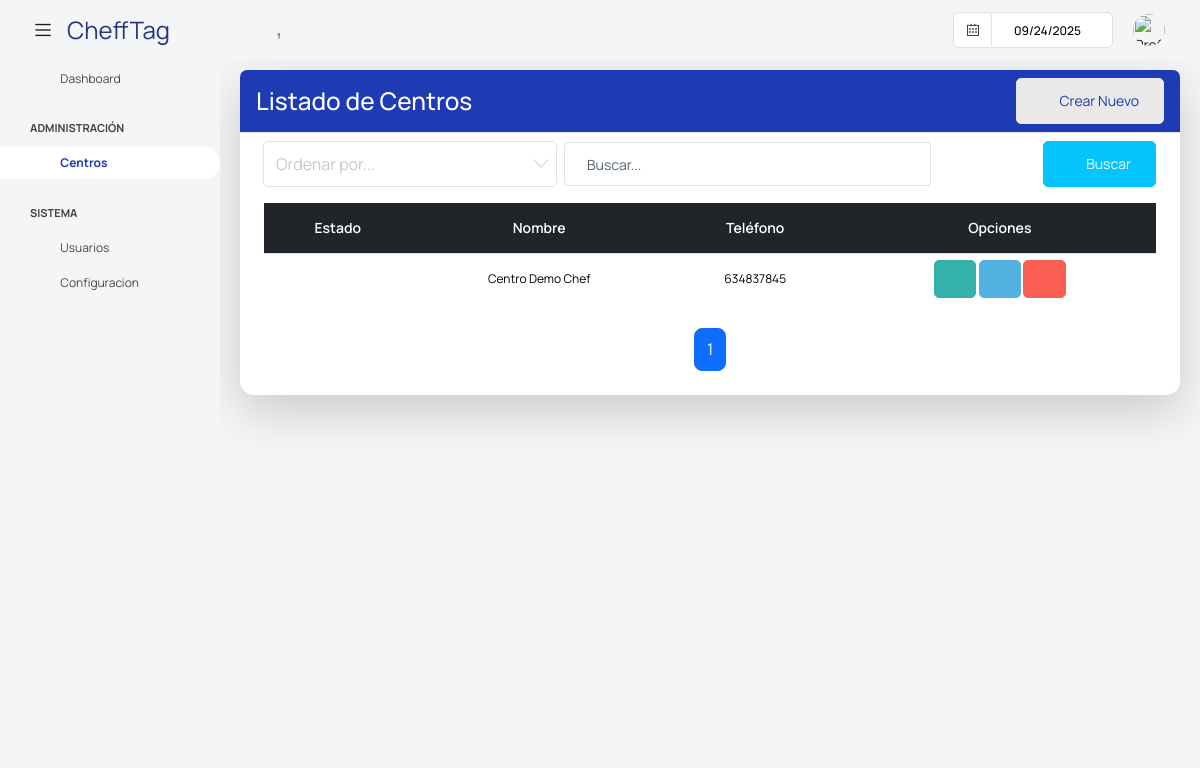
Page /super/listado_centros/ on the committed database.
### app/super/models.py (models this page shows, shortened)
class Centros(models.Model):
    nombre = models.CharField('Nombre', max_length=255, null=False, blank =False)
    direccion = models.CharField('Dirección', max_length=255, null=True, blank =True)
    ciudad = models.CharField('Ciudad', max_length=100, null=True, blank =True)
    codigo_postal = models.CharField('Codigo Postal', max_length=20, null=True, blank =True)
    pais = models.CharField('Pais', max_length=50, null=True, blank =True)
    telefono = models.CharField('Teléfono', max_length=20, null=True, blank =True)
    email = models.CharField('Email', max_length=255, null=True, blank =True)
    sitio_web = models.CharField('Sitio Web', max_length=20, null=True, blank =True)
    fecha_creacion = models.DateField('Fecha', null=True, blank=True)
    imagen = models.ImageField(default='centro/default.png', upload_to='centros/', null=True, blank =True)
    estado = models. BooleanField(default=True)
    class Meta:
        verbose_name = 'Centro'

### app/super/views.py (the view, shortened to what this page needs)
# urls.py: path("listado_centros/", CentrosList.as_view(), name="CentrosList"),
class CentrosList(PaginationMixin, ListView):
    model = Centros
    template_name = 'super/listar_centros.html'
    context_object_name = 'centros'
    paginate_by = 8  # Número de registros por página
    def get_queryset(self):
        queryset = Centros.objects.all().order_by('id')
        search_query = self.request.GET.get('buscar')
        return queryset
    def get_context_data(self, **kwargs):
        context = super().get_context_data(**kwargs)
        centros = self.get_queryset()
        paginator = Paginator(centros, self.paginate_by)
        page_number = self.request.GET.get('page')
        page_obj = paginator.get_page(page_number)
        context['page_obj'] = page_obj
        return context

### app/core/mixins.py (called while the page is built)
    def get_context_data(self, **kwargs):
        context = super().get_context_data(**kwargs)
        page_obj = context.get('page_obj')
        if page_obj:
            current_page = page_obj.number
            total_pages = page_obj.paginator.num_pages
            window = self.pagination_window_size
            if total_pages <= (window * 2) + 1:
                context['custom_page_range'] = range(1, total_pages + 1)
            elif current_page <= window:
                context['custom_page_range'] = range(1, (window * 2) + 2)
            elif current_page >= total_pages - window:
                context['custom_page_range'] = range(total_pages - (window * 2), total_pages + 1)
            else:
                context['custom_page_range'] = range(current_page - window, current_page + window + 1)
        return context

### templates/super/listar_centros.html (shortened to what this page needs)
{% extends "base_super.html" %}
{% block content %}
<div class="content-wrapper">
    <div class="card shadow-lg">
        <div class="card-header bg-primary text-white d-flex justify-content-between align-items-center">
            <h3 class="m-0">Listado de Centros</h3>
            <a class="btn btn-light text-primary" onclick="abrir_modal_edicion('{% url 'super:CentroCreate' %}')">
                <i class="fa fa-plus-circle"></i>&nbsp; Crear Nuevo
            </a>
        </div>
        <div class="card-body">
            <form method="get" class="row g-2 align-items-center">
                <div class="col-md-4">
                    <select class="form-select" name="ordenar" id="ordenar" onchange="this.form.submit()">
                        <option value="" disabled selected>Ordenar por...</option>
                    </select>
                </div>
                <div class="col-md-5">
                    <input type="text" class="form-control" placeholder="Buscar..." name="buscar">
                </div>
                <div class="col-md-3 d-flex justify-content-end">
                    <button type="submit" class="btn btn-secondary">
                        <i class="fa fa-search"></i>&nbsp; Buscar
                    </button>
                </div>
            </form>
                {% if centros %}
                <div class="table-responsive">
                    <table class="table table-hover align-middle">
                        <thead class="table-dark text-center">
                            <tr>
                                <th>Estado</th>
                                <th>Nombre</th>
                                <th>Teléfono</th>
                                <th>Opciones</th>
                            </tr>
                        </thead>
                        <tbody>
                        {% for centro in centros %}
                        <tr class="text-center" style="font-size: 14px;">
                            <td>
                                {% if centro.estado %}
                                    <i style="padding: 10px 0 10px 25px" class="fa fa-circle text-success"></i>
                                {% else %}
                                    <i style="padding: 10px 0 10px 25px" class="fa fa-circle text-danger"></i>
                                {% endif %}
                            </td>
                            <td>{{ centro.nombre }}</td>
                            <td>{{ centro.telefono }}</td>
                            <td>
                                <a class="btn btn-success" style="--bs-btn-padding-y: 10px; --bs-btn-padding-x: 14px;" href="#" data-toggle="tooltip" title="Ver usuarios">
                                    <i class="fa fa-user"></i>
                                </a>
                                <a class="btn btn-info" style="--bs-btn-padding-y: 10px; --bs-btn-padding-x: 14px;" onclick="#" data-toggle="tooltip" title="Editar centro">
                                    <i class="fa fa-pencil"></i>
                                </a>
                                <a class="btn btn-danger" style="--bs-btn-padding-y: 10px; --bs-btn-padding-x: 14px;" href="#" data-toggle="tooltip" title="Eliminar centro">
                                    <i class="fa fa-trash"></i>
                                </a>
                            </td>
                        </tr>
                        {% endfor %}
                    </tbody>
                </table>
            </div>
            {% include "core/pagination.html" %}
            {% else %}
            <div class="alert alert-warning text-center mt-3">
                <i class="fa fa-exclamation-circle"></i> No se encontraron alimentos.
            </div>
            {% endif %}
        </div>
</div>
{% endblock content %}

### templates/base_super.html (style rules this page uses)
html, body { height: 100%; }
.content-wrapper { padding: 10px 20px !important; }
table.table td { padding-top: 6px !important; padding-bottom: 6px !important; font-size: 12px; line-height: 1.2; }
input::placeholder { color: #566573 !important; opacity: 1; }

### rows in the picture
Centros: estado True (drawn), nombre "Centro Demo Chef", telefono "634837845"

### other values in the picture
{{ page }} "1"
